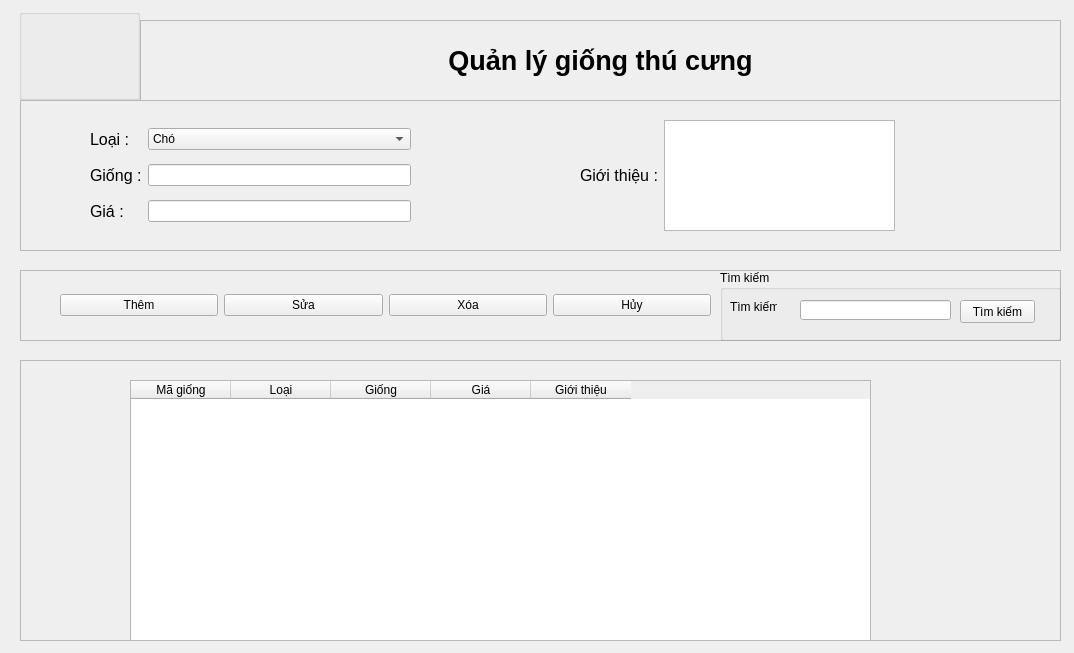
<?xml version="1.0" encoding="UTF-8"?>
<ui version="4.0">
 <class>QL_GTC</class>
 <widget class="QMainWindow" name="QL_GTC">
  <property name="geometry">
   <rect>
    <x>0</x>
    <y>0</y>
    <width>1074</width>
    <height>653</height>
   </rect>
  </property>
  <property name="windowTitle">
   <string>MainWindow</string>
  </property>
  <widget class="QWidget" name="centralwidget">
   <widget class="QFrame" name="frame">
    <property name="geometry">
     <rect>
      <x>140</x>
      <y>20</y>
      <width>921</width>
      <height>81</height>
     </rect>
    </property>
    <property name="frameShape">
     <enum>QFrame::StyledPanel</enum>
    </property>
    <property name="frameShadow">
     <enum>QFrame::Raised</enum>
    </property>
    <layout class="QVBoxLayout" name="verticalLayout">
     <item>
      <widget class="QLabel" name="label">
       <property name="font">
        <font>
         <family>Arial</family>
         <pointsize>20</pointsize>
         <weight>75</weight>
         <bold>true</bold>
        </font>
       </property>
       <property name="text">
        <string>Quản lý giống thú cưng</string>
       </property>
       <property name="alignment">
        <set>Qt::AlignCenter</set>
       </property>
      </widget>
     </item>
    </layout>
   </widget>
   <widget class="QFrame" name="frame_2">
    <property name="geometry">
     <rect>
      <x>20</x>
      <y>100</y>
      <width>1041</width>
      <height>151</height>
     </rect>
    </property>
    <property name="frameShape">
     <enum>QFrame::StyledPanel</enum>
    </property>
    <property name="frameShadow">
     <enum>QFrame::Raised</enum>
    </property>
    <widget class="QWidget" name="">
     <property name="geometry">
      <rect>
       <x>70</x>
       <y>20</y>
       <width>321</width>
       <height>111</height>
      </rect>
     </property>
     <layout class="QGridLayout" name="gridLayout">
      <item row="0" column="0">
       <widget class="QLabel" name="label_2">
        <property name="font">
         <font>
          <family>Arial</family>
          <pointsize>12</pointsize>
         </font>
        </property>
        <property name="text">
         <string>Loại :</string>
        </property>
       </widget>
      </item>
      <item row="0" column="1">
       <widget class="QComboBox" name="cb_l">
        <property name="locale">
         <locale language="Vietnamese" country="Vietnam"/>
        </property>
        <item>
         <property name="text">
          <string>Chó</string>
         </property>
        </item>
        <item>
         <property name="text">
          <string>Mèo</string>
         </property>
        </item>
       </widget>
      </item>
      <item row="1" column="0">
       <widget class="QLabel" name="label_3">
        <property name="font">
         <font>
          <family>Arial</family>
          <pointsize>12</pointsize>
         </font>
        </property>
        <property name="text">
         <string>Giống :</string>
        </property>
       </widget>
      </item>
      <item row="1" column="1">
       <widget class="QLineEdit" name="lb_g"/>
      </item>
      <item row="2" column="0">
       <widget class="QLabel" name="label_5">
        <property name="font">
         <font>
          <family>Arial</family>
          <pointsize>12</pointsize>
         </font>
        </property>
        <property name="text">
         <string>Giá :</string>
        </property>
       </widget>
      </item>
      <item row="2" column="1">
       <widget class="QLineEdit" name="lb_gia"/>
      </item>
     </layout>
    </widget>
    <widget class="QWidget" name="">
     <property name="geometry">
      <rect>
       <x>560</x>
       <y>20</y>
       <width>315</width>
       <height>111</height>
      </rect>
     </property>
     <layout class="QGridLayout" name="gridLayout_2">
      <item row="0" column="0">
       <widget class="QLabel" name="label_4">
        <property name="font">
         <font>
          <family>Arial</family>
          <pointsize>12</pointsize>
         </font>
        </property>
        <property name="text">
         <string>Giới thiệu :</string>
        </property>
       </widget>
      </item>
      <item row="0" column="1">
       <widget class="QPlainTextEdit" name="lb_gt"/>
      </item>
     </layout>
    </widget>
   </widget>
   <widget class="QFrame" name="frame_3">
    <property name="geometry">
     <rect>
      <x>20</x>
      <y>270</y>
      <width>1041</width>
      <height>71</height>
     </rect>
    </property>
    <property name="frameShape">
     <enum>QFrame::StyledPanel</enum>
    </property>
    <property name="frameShadow">
     <enum>QFrame::Raised</enum>
    </property>
    <widget class="QGroupBox" name="groupBox">
     <property name="geometry">
      <rect>
       <x>700</x>
       <y>0</y>
       <width>341</width>
       <height>71</height>
      </rect>
     </property>
     <property name="title">
      <string>Tìm kiếm</string>
     </property>
     <widget class="QLineEdit" name="lb_tk">
      <property name="geometry">
       <rect>
        <x>80</x>
        <y>30</y>
        <width>151</width>
        <height>20</height>
       </rect>
      </property>
     </widget>
     <widget class="QLabel" name="label_6">
      <property name="geometry">
       <rect>
        <x>10</x>
        <y>30</y>
        <width>47</width>
        <height>13</height>
       </rect>
      </property>
      <property name="text">
       <string>Tìm kiếm :</string>
      </property>
     </widget>
     <widget class="QPushButton" name="pushButton_4">
      <property name="geometry">
       <rect>
        <x>240</x>
        <y>30</y>
        <width>75</width>
        <height>23</height>
       </rect>
      </property>
      <property name="text">
       <string>Tìm kiếm</string>
      </property>
     </widget>
    </widget>
    <widget class="QWidget" name="">
     <property name="geometry">
      <rect>
       <x>40</x>
       <y>10</y>
       <width>651</width>
       <height>51</height>
      </rect>
     </property>
     <layout class="QGridLayout" name="gridLayout_3">
      <item row="0" column="0">
       <widget class="QPushButton" name="btn_t">
        <property name="text">
         <string>Thêm</string>
        </property>
       </widget>
      </item>
      <item row="0" column="1">
       <widget class="QPushButton" name="by_s">
        <property name="text">
         <string>Sửa</string>
        </property>
       </widget>
      </item>
      <item row="0" column="2">
       <widget class="QPushButton" name="bt_x">
        <property name="text">
         <string>Xóa</string>
        </property>
       </widget>
      </item>
      <item row="0" column="3">
       <widget class="QPushButton" name="btn_h">
        <property name="text">
         <string>Hủy</string>
        </property>
       </widget>
      </item>
     </layout>
    </widget>
   </widget>
   <widget class="QFrame" name="frame_4">
    <property name="geometry">
     <rect>
      <x>20</x>
      <y>360</y>
      <width>1041</width>
      <height>281</height>
     </rect>
    </property>
    <property name="frameShape">
     <enum>QFrame::StyledPanel</enum>
    </property>
    <property name="frameShadow">
     <enum>QFrame::Raised</enum>
    </property>
    <widget class="QTableWidget" name="tableWidget">
     <property name="geometry">
      <rect>
       <x>110</x>
       <y>20</y>
       <width>741</width>
       <height>261</height>
      </rect>
     </property>
     <column>
      <property name="text">
       <string>Mã giống</string>
      </property>
     </column>
     <column>
      <property name="text">
       <string>Loại</string>
      </property>
     </column>
     <column>
      <property name="text">
       <string>Giống</string>
      </property>
     </column>
     <column>
      <property name="text">
       <string>Giá</string>
      </property>
     </column>
     <column>
      <property name="text">
       <string>Giới thiệu</string>
      </property>
     </column>
    </widget>
   </widget>
   <widget class="QGroupBox" name="groupBox_2">
    <property name="geometry">
     <rect>
      <x>19</x>
      <y>9</y>
      <width>121</width>
      <height>91</height>
     </rect>
    </property>
    <property name="styleSheet">
     <string notr="true">border-image: url(:/bgr/Pet Haven.png);</string>
    </property>
    <property name="title">
     <string/>
    </property>
   </widget>
  </widget>
 </widget>
 <resources>
  <include location="bg.qrc"/>
 </resources>
 <connections/>
</ui>
